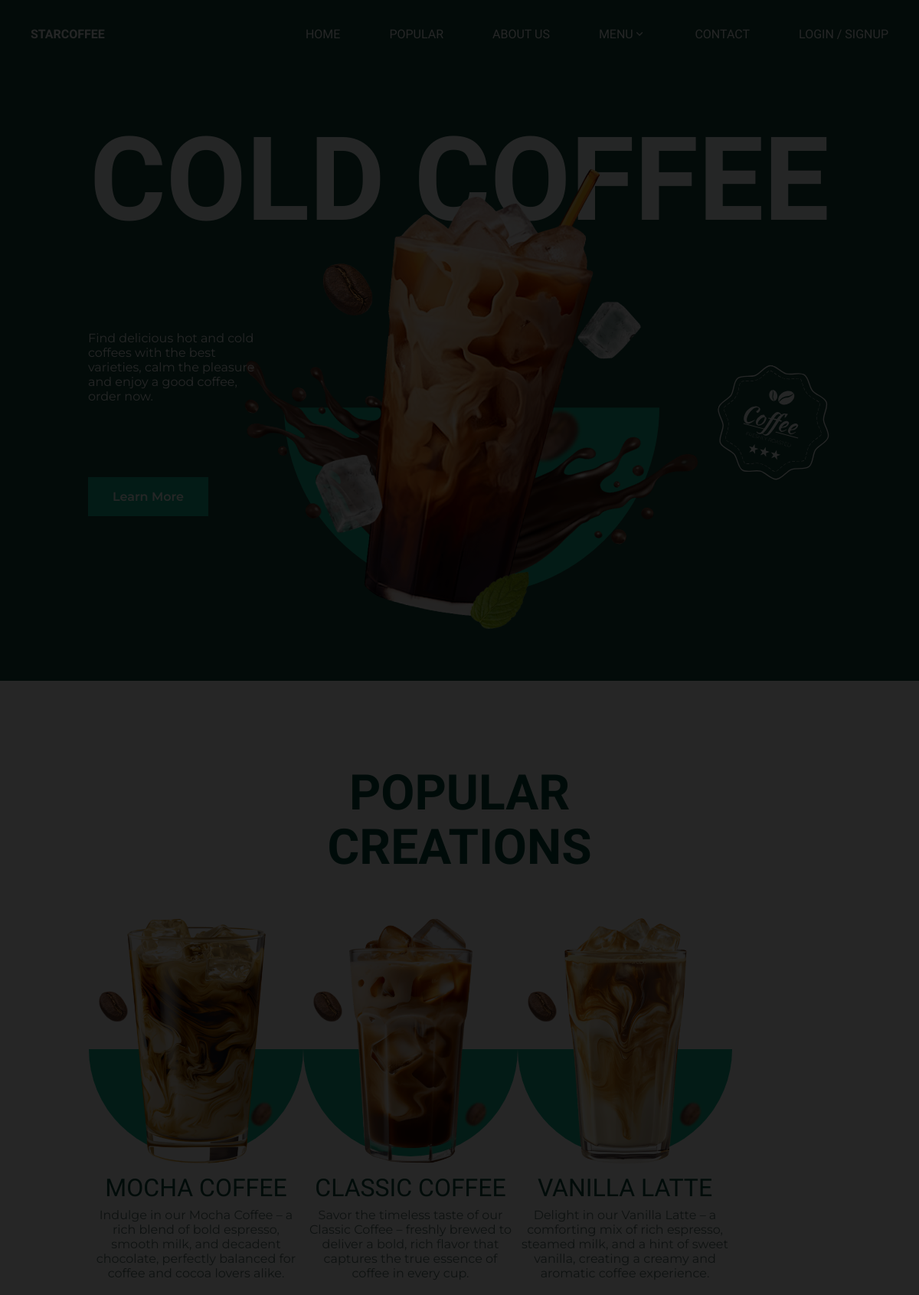
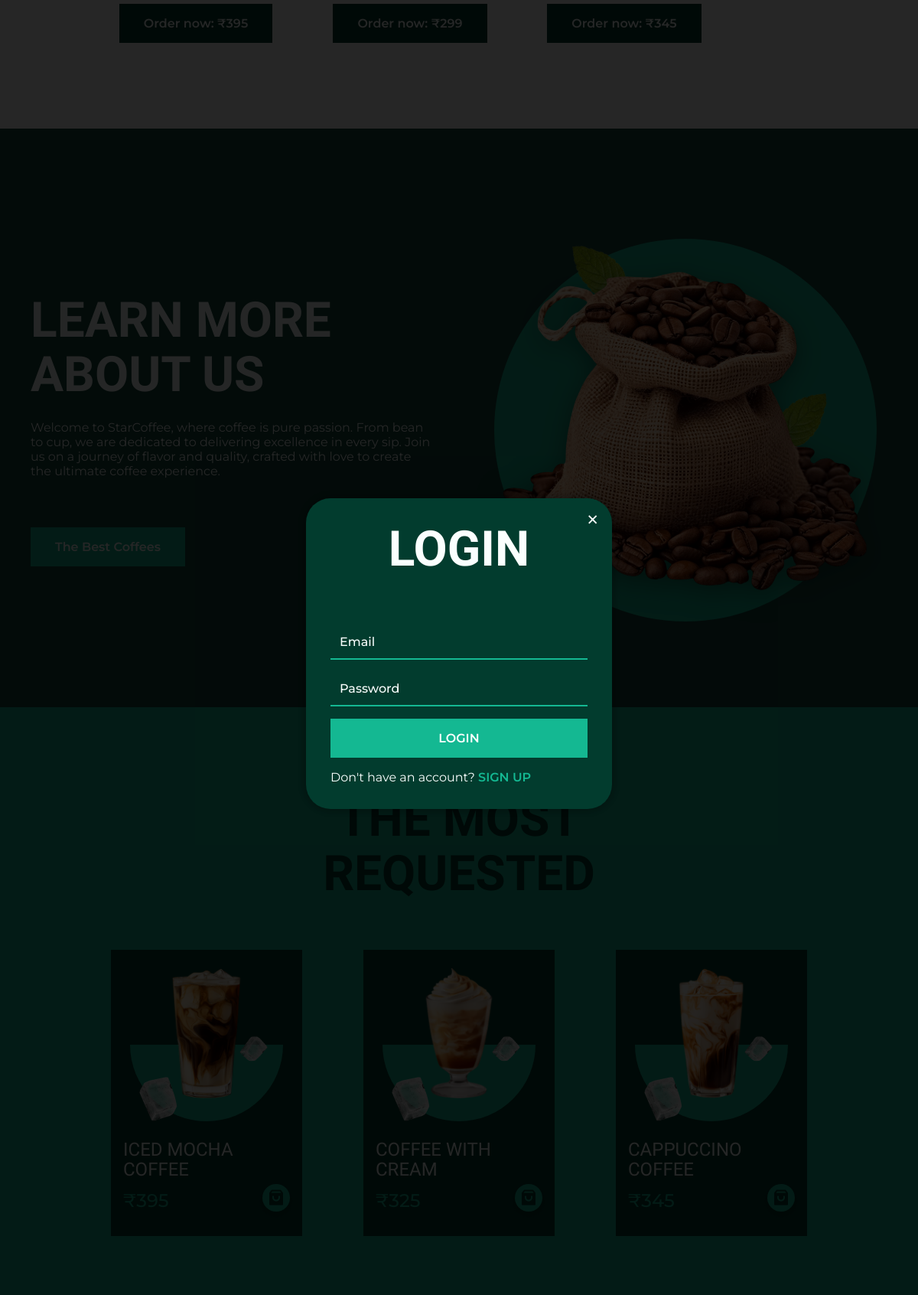
The app's page / (signed in, upper part) with its own data (2 pictures, top to bottom).
### tables this page shows
CREATE TABLE `products` (
  `p_id` int(4) NOT NULL,
  `p_category` varchar(50) DEFAULT NULL,
  `p_name` varchar(255) DEFAULT NULL,
  `p_price` bigint(100) DEFAULT NULL,
  `p_image` longtext DEFAULT NULL,
  `p_short_description` longtext DEFAULT NULL,
  `p_time` varchar(100) DEFAULT NULL,
  `p_status` int(1) DEFAULT 1
);

### index.php (the view, shortened to what this page needs)
<?php session_start();
include('inc/header.php');
?>
<main class="main">
   <section class="home section" id="home">
      <div class="home__container container grid">
         <h1 class="home__title">COLD COFFEE</h1>
         <div class="home__images">
            <img src="assets/img/home-coffee.png" alt="image" class="home__coffee">
            <img src="assets/img/bean-img.png" alt="image" class="home__bean-1">
            <img src="assets/img/ice-img.png" alt="image" class="home__ice-1">
            <img src="assets/img/ice-img.png" alt="image" class="home__ice-2">
            <img src="assets/img/leaf-img.png" alt="image" class="home__leaf">
         </div>
         <img src="assets/img/home-sticker.svg" alt="image" class="home__sticker">
         <div class="home__data">
            <p class="home__description">
               Find delicious hot and cold coffees with the
               best varieties, calm the pleasure and enjoy
               a good coffee, order now.
            </p>
            <a href="#about" class="button">Learn More</a>
         </div>
      </div>
   </section>
   <section class="popular section" id="popular">
      <div class="popular__container container">
         <h2 class="section__title">POPULAR <br> CREATIONS</h2>
         <div class="popular__swiper swiper">
            <div class="swiper-wrapper">
               <?php
               $query = "SELECT * FROM products WHERE p_id < 4 AND p_status = 1 ORDER BY p_id DESC LIMIT 3";
               $result = mysqli_query($conn, $query);
               while ($row = mysqli_fetch_assoc($result)) {
                  echo '<article class="popular__card swiper-slide">
                  <div class="popular__images">
                     <div class="popular__shape"></div>
                     <img src="assets/img/bean-img.png" alt="coffee bean" class="popular__bean-1">
                     <img src="assets/img/bean-img.png" alt="coffee bean" class="popular__bean-2">
                     <img src="product-images/' . htmlspecialchars($row['p_image']) . '" alt="Product coffee" class="popular__coffee">
                  </div>
                  <div class="popular__data">
                     <h2 class="popular__name">' . strtoupper($row['p_name']) . '</h2>
                     <p class="popular__description">
                        ' . $row['p_short_description'] . '
                     </p>
                     <a href="single-product.php?id=' . $row['p_id'] . '" class="button button-dark">Order now: ₹' . $row['p_price'] . '</a>
                  </div>
               </article>';
               }
               ?>
            </div>
         </div>
      </div>
   </section>
   <section class="about section" id="about">
      <div class="about__container container grid">
         <div class="about__data">
            <h2 class="section__title">LEARN MORE <br> ABOUT US</h2>
            <p class="about__description">
               Welcome to StarCoffee, where coffee is pure passion.
               From bean to cup, we are dedicated to delivering
               excellence in every sip. Join us on a journey of
               flavor and quality, crafted with love to create the
               ultimate coffee experience.
            </p>
            <a href="#popular" class="button">The Best Coffees</a>
         </div>
         <div class="about__images">
            <img src="assets/img/about-coffee.png" alt="image" class="about__coffee">
         </div>
      </div>
   </section>
   <section class="products section" id="products">
      <h2 class="section__title">THE MOST <br> REQUESTED</h2>
      <div class="products__container container grid">
         <?php
         $query = "SELECT * FROM products WHERE p_status = 1 AND p_id BETWEEN 4 AND 12 ORDER BY p_id ASC";
         $result = mysqli_query($conn, $query);
         while ($row = mysqli_fetch_assoc($result)) {
            echo '<a href="single-product.php?id=' . $row['p_id'] . '">
            <article class="products__card">
            <div class="products__images">
               <div class="products__shape"></div>
               <img src="assets/img/ice-img.png" alt="image" class="products__ice-1">
               <img src="assets/img/ice-img.png" alt="image" class="products__ice-2">
               <img src="product-images/' . htmlspecialchars($row['p_image']) . '" alt="image" class="products__coffee">
            </div>
            <div class="products__data">
               <h3 class="products__name">' . strtoupper($row['p_name']) . '</h3>
               <span class="products__price">₹' . $row['p_price'] . '</span>
               <div class="products__button">
                  <i class="ri-shopping-bag-3-fill"></i>
               </div>
            </div>
            </article>
         </a>';
         }
         ?>
      </div>
   </section>
   <div class="auth-modal" id="auth-modal">
      <div class="auth-content">
         <span class="close-auth" id="close-auth">&times;</span>
         <div id="login-form" class="auth-form">
            <h2 class="section__title">LOGIN</h2>
            <form action="login.php" method="POST">
               <input type="email" name="email" placeholder="Email" class="footer__input" required>
               <input type="password" name="password" placeholder="Password" class="footer__input" required>
               <button type="submit" class="button">LOGIN</button>
            </form>
            <p>Don't have an account? <a href="#" onclick="showSignup()">SIGN UP</a></p>
         </div>
      </div>
   </div>
</main>
<?php
include('inc/footer.php');
?>

### records on screen
products: p_image (picture), p_name "MOCHA COFFEE", p_short_description "Indulge in our Mocha Coffee – a rich blend of bold espresso, smooth milk, and decadent chocolate, perfectly balanced for coffee and cocoa lovers alike.", p_price "395"
products: p_image (picture), p_name "CLASSIC COFFEE", p_short_description "Savor the timeless taste of our Classic Coffee – freshly brewed to deliver a bold, rich flavor that captures the true essence of coffee in every cup.", p_price "299"
products: p_image (picture), p_name "VANILLA LATTE", p_short_description "Delight in our Vanilla Latte – a comforting mix of rich espresso, steamed milk, and a hint of sweet vanilla, creating a creamy and aromatic coffee experience.", p_price "345"
products: p_image (picture), p_name "ICED MOCHA COFFEE"
products: p_image (picture), p_name "COFFEE WITH CREAM"
products: p_image (picture), p_name "CAPPUCCINO COFFEE"
